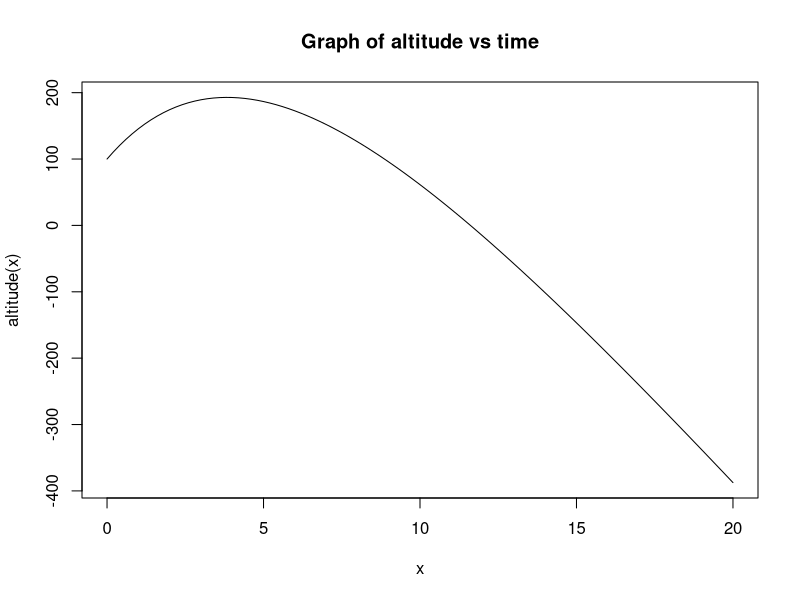
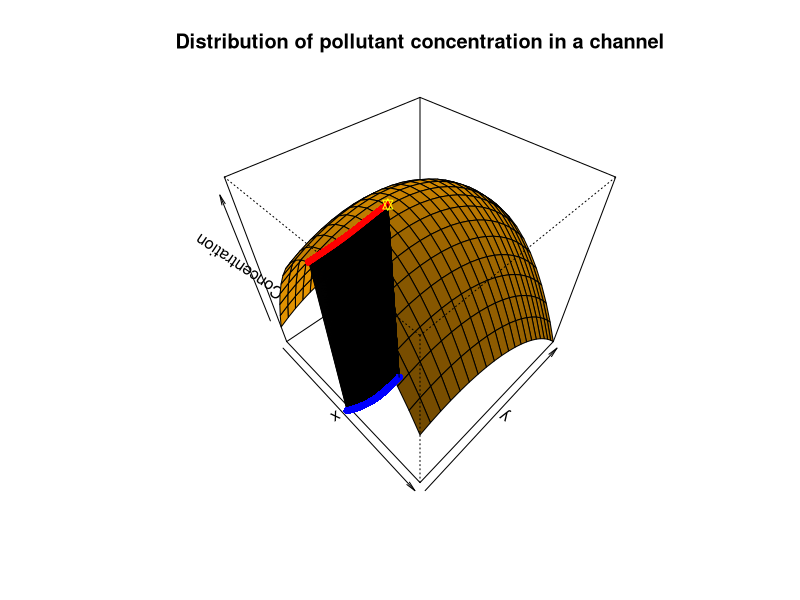

Recreate these plots in R, in order.
## ---- chunk 1
rm(list=ls())
altitude = function(t, z0 = 100, g = 9.81, v0=55, m=80, c=15){
  return(z0 + (m/c)*(v0+m*g/c)*(1-exp(-c*t/m))-m*g*t/c)
}
curve(altitude, from = 0, to = 20, main = "Graph of altitude vs time")
## ---- chunk 2
for(i in seq(11, 12, length.out=10000)){
  if(all.equal(altitude(t=i),0,tolerance=0.001)==TRUE){cat(i)}
}
## ---- chunk 3
optimize(altitude,lower=0,upper=20,maximum=TRUE)$objective
## ---- chunk 4
optimize(altitude,lower=0,upper=20,maximum=TRUE)$maximum
## ---- chunk 5
Z = function(x,y){
  return(7.9+0.13*x+0.21*y-0.05*x**2-0.016*y**2-0.007*x*y)
}
Z.prime = function(par){
  x=par[1]
  y=par[2]
  dZ.dx=0.13-0.1*x-0.007*y
  dZ.dy=0.21-0.032*y-0.007*x
  return(c(dZ.dx,dZ.dy))
}
gradient.descent = function(par, gr, gamma = .1, epsilon = .01, n = 100, verbose = FALSE, graph=FALSE, ...) {
  if(graph){
    x=seq(-10,10)
    y=seq(0,20)
    z=outer(x,y,Z)
    persp.out=persp(x,y,z,
    main="Distribution of pollutant concentration in a channel",
    zlab = "Concentration",
    theta = 45, phi = 45,
    col = "orange", shade = 0.4)
    }
  z.old = Z(par[1],par[2])
  for (i in seq_len(n)) {
    gradient = gr(par, ...)
    par = par + gamma * gradient
    z = Z(par[1], par[2])
    gradient.size = sum(abs(gradient))
    if (verbose) {
      cat(sep = "", "i = ", i, ", par = c(", paste(signif(par, 4), collapse = ","),
          "), gradient = c(", paste(signif(gradient, 4), collapse = ","),
          "), size = ", signif(gradient.size, 4), "\n")
    }
    if (graph) { # This block is not part of the algorithm. It just draws.
      points(trans3d(x = par[1], y = par[2], z = 0, pmat = persp.out), col = "blue", pch = 16)
      points(trans3d(x = par[1], y = par[2], z = z, pmat = persp.out), col = "red",  pch = 16)
      lines(trans3d(x = c(par[1], par[1]), y = c(par[2], par[2]), z = c(0, z), pmat = persp.out), col = "black")
    }
    if (gradient.size < epsilon || z.old > z) {
      break
    }
    z.old=z
  }
  if(graph){
    points(trans3d(x = par[1], y = par[2], z = z, pmat = persp.out), col = "yellow",  pch = 11)
  }
  return(par)
}

## ---- chunk 6
#gradient descent concentration
g.d.c = gradient.descent(par = c(0, 0), gr = Z.prime, n = 1000, verbose = FALSE, graph = TRUE)
print(paste0("The peak concentration using gradient descent method is: ", Z(g.d.c[1],g.d.c[2])," where x=", g.d.c[1], " y=",g.d.c[2]))

Z.for.other.methods = function(par){
  x=par[1]
  y=par[2]
  return(7.9+0.13*x+0.21*y-0.05*x**2-0.016*y**2-0.007*x*y)
}

#Nelder-Mead concentration
n.m.c = optim(par=c(0,0), fn = Z.for.other.methods, method = "Nelder-Mead", control = list(fnscale = -1))
print(paste0("The peak concentration using Nelder-Mead method is: ", n.m.c$value," where x=", n.m.c$par[1], " y=",n.m.c$par[2]))

#BFGS concentration
bfgs.c = optim(par=c(0,0),gr=Z.prime,fn=Z.for.other.methods,method="BFGS",control = list(fnscale = -1))
print(paste0("The peak concentration using BFGS method is: ", bfgs.c$value," where x=", bfgs.c$par[1], " y=",bfgs.c$par[2]))

#counts
print(paste0("Nelder-Mead method made ",n.m.c$counts[[1]], " many calls to the concentration function"))
print(paste0("BFGS method made ",bfgs.c$counts[[1]], " many calls to the concentration function and ",bfgs.c$counts[[2]]," many calls to the concentration gradient"))

print("I expected BFGS to be the fastest")
